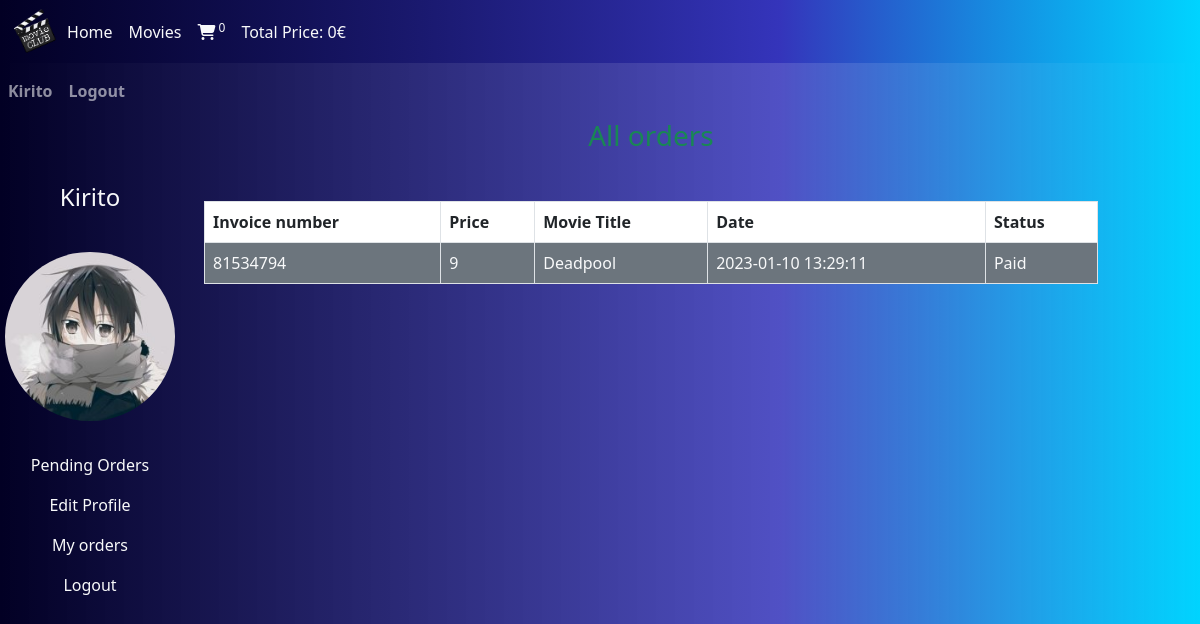
Screenshot of /users_area/profile.php?my_orders (signed in) with the database file from the repository.
### tables this page shows
CREATE TABLE `user_table` (
  `user_id` int(11) NOT NULL,
  `username` varchar(100) NOT NULL,
  `user_email` varchar(100) NOT NULL,
  `user_password` varchar(255) NOT NULL,
  `user_image` varchar(100) NOT NULL,
  `user_ip` varchar(100) NOT NULL,
  `user_address` varchar(255) NOT NULL,
  `user_mobile` varchar(20) NOT NULL,
  `token` varchar(255) NOT NULL,
  `verified` tinyint(4) NOT NULL
);

CREATE TABLE `user_orders` (
  `order_id` int(11) NOT NULL,
  `user_id` int(11) NOT NULL,
  `movies` int(11) NOT NULL,
  `amount_due` int(255) NOT NULL,
  `invoice_number` int(255) NOT NULL,
  `total_products` int(255) NOT NULL,
  `order_date` timestamp NOT NULL DEFAULT current_timestamp() ON UPDATE current_timestamp(),
  `order_status` varchar(255) NOT NULL
);

CREATE TABLE `movies` (
  `movie_id` int(11) NOT NULL,
  `movie_title` varchar(100) NOT NULL,
  `movie_description` varchar(255) NOT NULL,
  `movie_keywords` varchar(255) NOT NULL,
  `category_id` int(11) NOT NULL,
  `language_id` int(11) NOT NULL,
  `movie_image1` varchar(255) NOT NULL,
  `movie_image2` varchar(255) NOT NULL,
  `movie_image3` varchar(255) NOT NULL,
  `movie_price` varchar(100) NOT NULL,
  `date` timestamp NOT NULL DEFAULT current_timestamp() ON UPDATE current_timestamp(),
  `status` varchar(100) NOT NULL
);

### users_area/user_orders.php (the view, shortened to what this page needs)
<?php
$username = $_SESSION['username'];
$get_user = "SELECT * FROM user_table WHERE username='$username'";
$result = mysqli_query($con, $get_user);
$row_fetch = mysqli_fetch_assoc($result);
$user_id = $row_fetch['user_id'];
?>
<h3 class="text-center text-success">All orders</h3>
<table class="table table-bordered mt-5">
    <thead class="bg-white">
        <tr>
            <th>Invoice number</th>
            <th>Price</th>
            <th>Movie Title</th>
            <th>Date</th>
            <th>Status</th>
        </tr>
    </thead>
    <tbody class="bg-secondary text-light">
        <?php
        $stmt = $con->prepare("SELECT * FROM user_orders WHERE user_id=?");
        $stmt->bind_param('i', $user_id);
        $stmt->execute();
        $result = $stmt->get_result();
        while ($row_orders = $result->fetch_assoc()) {
            $order_id = $row_orders['order_id'];
            $amount_due = $row_orders['amount_due'];
            $invoice_number = $row_orders['invoice_number'];
            $order_status = $row_orders['order_status'];
            $movie_id = $row_orders['movies'];
            $select = $con->prepare("SELECT * FROM movies WHERE movie_id=?");
            $select->bind_param('i', $movie_id);
            $select->execute();
            $result_sel = $select->get_result();
            while ($row_select = $result_sel->fetch_assoc()) {
                $movie_title = $row_select['movie_title'];
            }
            if ($order_status == 'pending') {
                $order_status = 'Incomplete';
            } else {
                $order_status = 'Complete';
            }
            $order_date = $row_orders['order_date'];
            echo "<tr>
            <td>$invoice_number</td>
            <td>$amount_due</td>
            <td>$movie_title</td>
            <td>$order_date</td>";
            ?>
            <?php
            if ($order_status == 'Complete') {
                echo "<td>Paid</td>";
            } else {
                echo "<td><a href='confirm_payment.php?order_id=$order_id' class='text-light'>Confirm</a></td></tr>";
            }
        }
        ?>
    </tbody>
</table>

### users_area/profile.php (shortened to what this page needs)
<?php
include('../common_functions.php');
?>
<!DOCTYPE html>
<html lang="en">
<head>
    <link href="https://cdn.jsdelivr.net/npm/bootstrap@5.0.2/dist/css/bootstrap.min.css" rel="stylesheet"
>
    <link rel="stylesheet" href="../style.css">
    <link rel="stylesheet" href="https://cdnjs.cloudflare.com/ajax/libs/font-awesome/6.2.1/css/all.min.css"
 />
    <link rel="stylesheet" href="../style.css">
</head>
<body class=""
    style="background: rgb(2,0,36);
background: linear-gradient(90deg, rgba(2,0,36,1) 0%, rgba(47,47,185,0.8379726890756303) 65%, rgba(0,212,255,1) 100%);">
    <nav class=" navbar navbar-expand-lg navbar-light"
        style="background: rgb(2,0,36);
background: linear-gradient(90deg, rgba(2,0,36,1) 0%, rgba(47,47,185,0.8379726890756303) 65%, rgba(0,212,255,1) 100%);">
        <div class="container-fluid ">
            <img src="../images/logo.png" alt="" class="logo">
            <div class="collapse navbar-collapse" id="navbarSupportedContent">
                <ul class="navbar-nav me-auto mb-2 mb-lg-0">
                    <li class="nav-item">
                        <a class="nav-link active text-light" aria-current="page" href="../index.php">Home</a>
                    </li>
                    <li class="nav-item">
                        <a class="nav-link text-light" href="../display_all.php">Movies</a>
                    </li>
                    <li class="nav-item">
                        <a class="nav-link text-light" href="../cart.php"><i class="fa-solid fa-cart-shopping"></i><sup>
                            </sup></a>
                    </li>
                    <li class="nav-item">
                        <a class="nav-link text-light" href="../cart.php">Total Price: <?php total_cart_price(); ?>€</a>
                    </li>
            </div>
        </div>
    </nav>
    <nav class="navbar navbar-expand-lg navbar-dark ">
        <ul class="navbar-nav me-auto">
            <?php
            if (!isset($_SESSION['username'])) {
                echo "<li class='nav-item'>
                <strong><a class='nav-link' href='#'> Guest</a></strong>
            </li>";
            } else {
                echo "<li class='nav-item'>
                <strong><a class='nav-link' href='./profile.php'> " . $_SESSION['username'] . "</a></strong>
            </li>";
            }
            ?>
            <?php
            if (!isset($_SESSION['username'])) {
                echo "<li class='nav-item'>
                <strong><a class='nav-link' href='./user_login.php'>Login</a></strong>
            </li>";
            } else {
                echo "<strong><li class='nav-item'><a class='nav-link' href='./logout.php'>Logout</a></strong>
            </li>";
            }
            ?>
        </ul>
    </nav>
    <div class="row">
        <div class="col-md-2 p-2 mt-5">
            <ul class="navbar-nav  text-center">
                <li class="nav-item bg- ">
                    <a class="nav-link text-light " href="#">
                        <h4>
                            <?php echo " $_SESSION[username]" ?>
                        </h4>
                    </a>
                </li>
                <?php
                $username = $_SESSION['username'];
                $stmt = $con->prepare("SELECT * FROM user_table WHERE username=?");
                $stmt->bind_param('s', $username);
                $stmt->execute();
                $result = $stmt->get_result();
                $row = $result->fetch_array();
                $user_img = $row['user_image'];
                echo "<li class='nav-item'>
                <img src='./user_images/$user_img' alt='Avatar' class='profile_img my-4' alt=''></a>
            </li>"
                    ?>
                <li class="nav-item">
                    <a class="nav-link text-light " href="profile.php">Pending Orders</a>
                </li>
                <li class="nav-item">
                    <a class="nav-link text-light " href="profile.php?edit_account"> Edit Profile</a>
                </li>
                <li class="nav-item">
                    <a class="nav-link text-light " href="profile.php?my_orders"> My orders</a>
                </li>
                <li class="nav-item pb-2">
                    <a class="nav-link text-light " href="logout.php">Logout </a>
                </li>
            </ul>
        </div>
        <div class="col-md-9">
            <?php user_order_details();
            if (isset($_GET['my_orders'])) {
                include('user_orders.php');
            }
            ?>
        </div>
    </div>
</body>

### style.css (style rules this page uses)
.logo { width: 4%; height: 4%; }
.profile_img { width: 90%; height: 100%; margin:auto; display: block; border-radius: 50%; object-fit: contain; }

### rows the page displays
user_table: user_image (picture)
user_orders: invoice_number "81534794", amount_due "9", movies.movie_title "Deadpool", order_date "2023-01-10 13:29:11", order_status "Paid"

### other values shown
$count_cart_items "0"
$total_price "0"
$_SESSION['username'] "Kirito"
$_SESSION[username] "Kirito"
